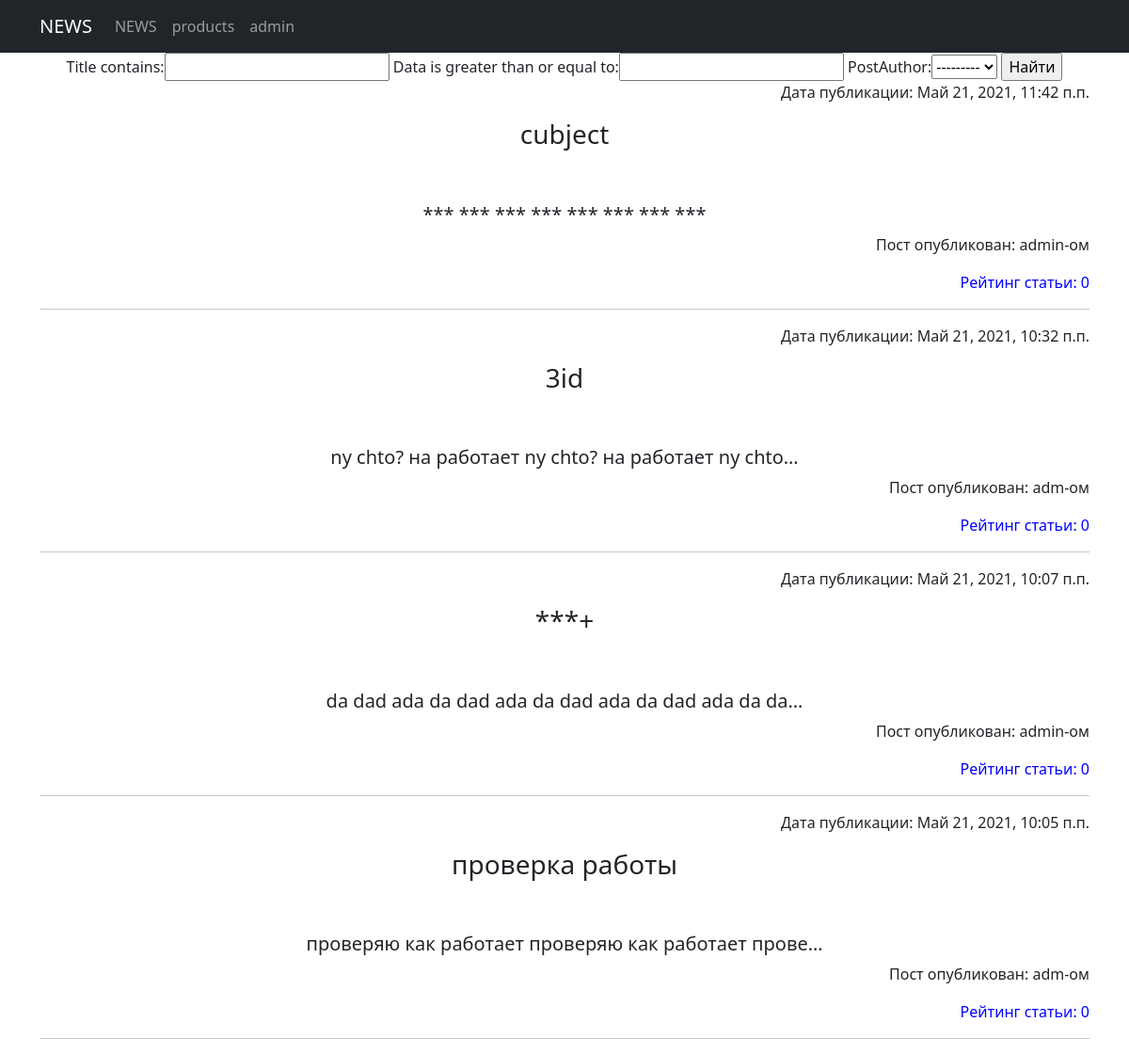
The page /news/search on the database as committed earlier.
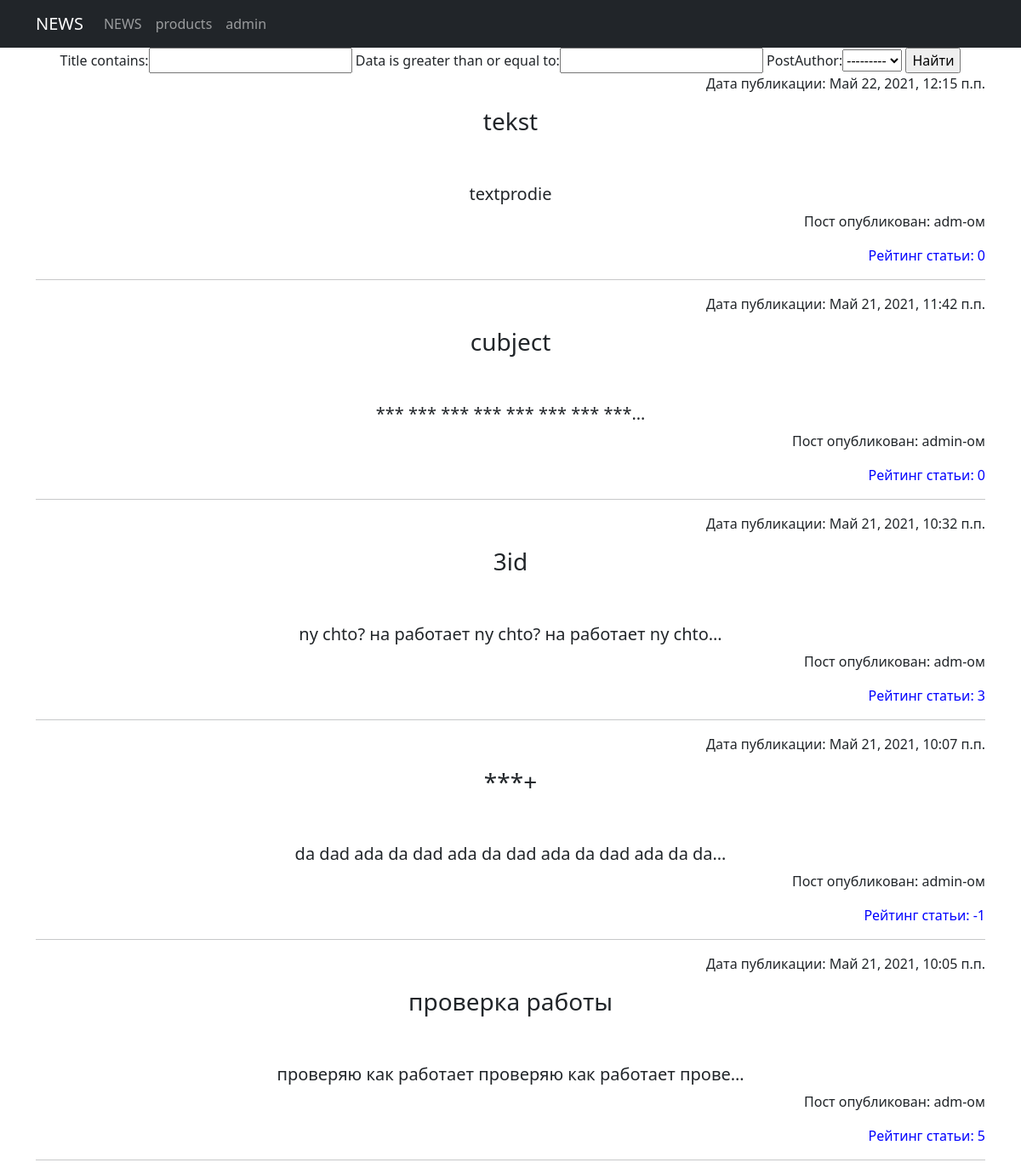
The same page on the database as committed later.
### news/models.py (models this page shows, shortened)
class Post(models.Model):
    PostAuthor = models.ForeignKey(Author, on_delete=models.CASCADE)
    PostNews = 'PN'
    PostArticle = 'PA'
    POSITIONS = [
        (PostArticle, 'Статья'),
        (PostNews, 'Новость'),
    ]
    title = models.CharField(max_length=50)
    positions = models.CharField(max_length=2, choices=POSITIONS, default=PostArticle)
    data = models.DateTimeField(auto_now_add=True)
    postCategory = models.ManyToManyField(Category, through='PostCategory')
    previewName = models.CharField(max_length=128)
    text = models.TextField()
    rating = models.SmallIntegerField(default=0)
    class Meta:
        verbose_name = 'Пост'
        verbose_name_plural = 'Посты'

class Author(models.Model):
    authorUser = models.OneToOneField(User, on_delete=models.CASCADE)
    authorRaitng = models.SmallIntegerField(default=0)
    def __str__(self):
        return str(self.authorUser)
    class Meta:
        verbose_name = 'Автор'
        verbose_name_plural = 'Авторы'

### news/views.py (the view)
# urls.py: path('search', newSearch.as_view(), name='news_search'),
class newSearch(ListView):
    model = Post
    template_name = 'new_search.html'
    context_object_name = 'newsearch'
    ordering = '-data'
    def get_context_data(self, **kwargs):
        context = super().get_context_data(**kwargs)
        context['filter'] = newsFilter(self.request.GET, queryset=self.get_queryset())
        return context

### news/templatetags/custom_filters.py (called while the page is built)
@register.filter(name='censor_filter')
def censor_filter(value):
    for i in bad_words:
        value = value.lower()
        value = value.replace(i, '***')
    return value

### templates/new_search.html (shortened to what this page needs)
<!DOCTYPE html>
<html lang="en">
<head> {% extends 'flatpages/default.html' %} {% load custom_filters %}
{%block content%}
    <form method="GET">
    {{ filter.form }}
    <input type="submit" value="Найти">
    </form>
    {% for new in filter.qs %}
    <p style="text-align: right;">Дата публикации: {{new.data}}</p>
    <h3>{{new.title|censor_filter}}</h3>
    <br>
    <br>
    <h5>{{new.text|truncatechars:50|censor_filter}}</h5>
    <p style="text-align: right;">Пост опубликован: {{new.PostAuthor}}-ом</p>
    <p style="text-align: right;"><span style="text-align: right; color: #0000ff;">Рейтинг статьи: {{new.rating}}</span></p>
    <hr>
    {% endfor %}
{%endblock content%}

Rows that differ between the two databases and show on the page:
added Post: data "Май 22, 2021, 12:15 п.п.", title|censor_filter "tekst", text|censor_filter "textprodie", PostAuthor "adm", rating "0"
changed Post "cubject": text|censor_filter "*** *** *** *** *** *** *** ***" → "*** *** *** *** *** *** *** ***…"
changed Post "3id": rating "0" → "3"
changed Post "Май 21, 2021, 10:07 п.п.": rating "0" → "-1"
changed Post "проверка работы": rating "0" → "5"
